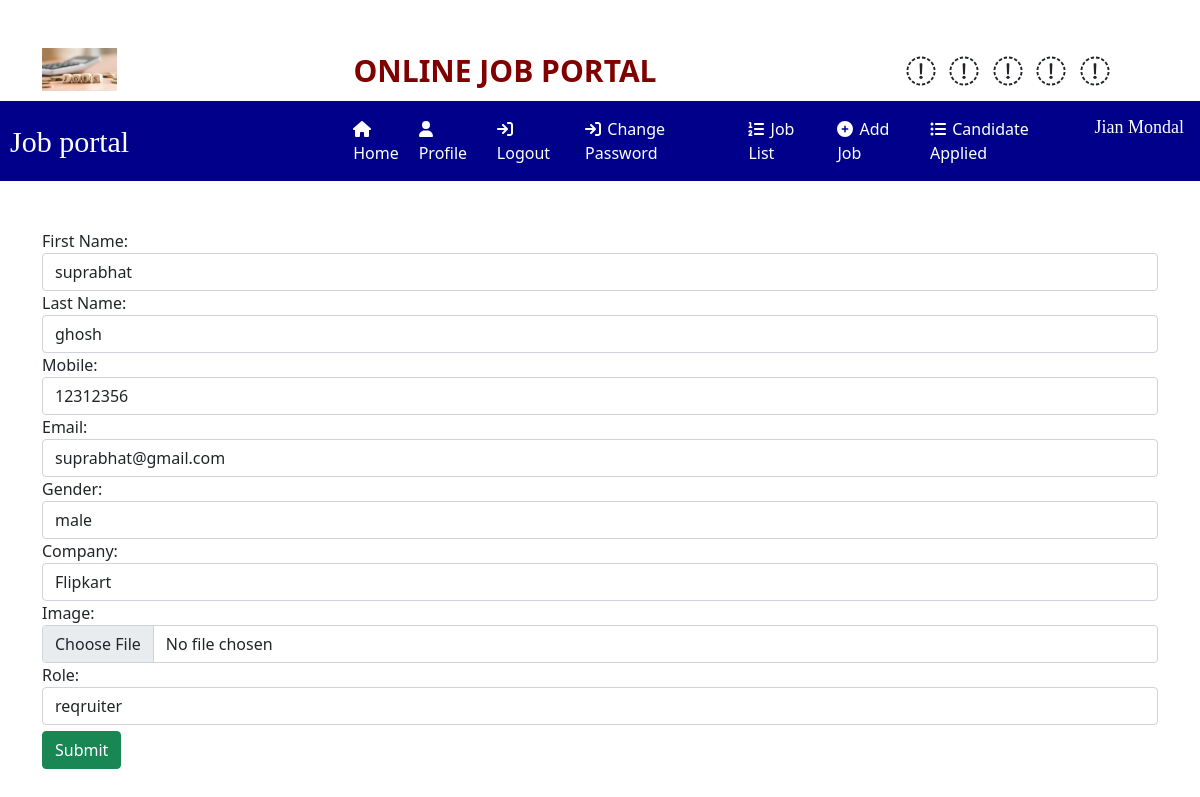
The page /edit_reqruiterprofile/3/ (signed in) on the database its author committed.
### JOB/models.py (models this page shows)
class reqruiteruser(models.Model):
    user=models.OneToOneField(User, on_delete=models.CASCADE)
    mobile=models.CharField(max_length=15,default="")
    image=models.FileField(null=True,default="")
    gender=models.CharField(max_length=10,default="")
    company=models.CharField(max_length=50,default="")
    first_name=models.CharField(max_length=50,default="")
    last_name=models.CharField(max_length=50,default="")
    role = models.CharField( max_length=10,default="")
    email=models.CharField(max_length=50,default="")

### JOB/views.py (the view)
# urls.py: path('edit_reqruiterprofile/<int:pid>/', views.edit_reqruiterprofile,name="edit_reqruiterprofile"),
def edit_reqruiterprofile(request,pid):
    if not request.user.is_authenticated:
        return HttpResponseRedirect('/reqruiter_login/')
    js=reqruiteruser.objects.get(pk=pid)
    if request.method=="POST":
        form=ReqruiterSignUpForm2(request.POST,instance=js)
        if form.is_valid():
            form.save()
            return HttpResponseRedirect('/Rdashboard/')
    else:
        pi=reqruiteruser.objects.get(pk=pid)
        form=ReqruiterSignUpForm2(instance=pi)
    return render(request,'update_reqruiter.html',{'form':form})

### JOB/forms.py
class ReqruiterSignUpForm2(forms.ModelForm):
    first_name = forms.CharField(label="First Name",required=True, widget=forms.TextInput(attrs={'class': "form-control",'placeholder': 'Ritwika'}))
    last_name = forms.CharField(label="Last Name",required=True, widget=forms.TextInput(attrs={'class': "form-control",'placeholder': 'Ghosh'}))
    mobile=forms.CharField(label='Mobile',max_length=12,widget=forms.TextInput(attrs={'class':'form-control'}))
    gender=forms.CharField(label='Gender',max_length=10,widget=forms.TextInput(attrs={'class':'form-control'}))
    email=forms.CharField(label='Email',max_length=30,widget=forms.TextInput(attrs={'class':'form-control'}))
    company=forms.CharField(label='Company',max_length=30,widget=forms.TextInput(attrs={'class':'form-control'}))
    image=forms.ImageField(label='Image',widget=forms.FileInput(attrs={'class':'form-control'}))
    role=forms.CharField(initial="reqruiter",widget=forms.TextInput(attrs={'class':'form-control'}))
    class Meta:
        model=reqruiteruser
        fields=['first_name','last_name','mobile','email','gender','company','image','role']

### JOB/templates/update_reqruiter.html (shortened to what this page needs)
{% load static %}
{% block body %}
{% include "navigation2.html" %}
<form method="post" class="container mt-5" enctype="multipart/form-data">
{% for fm in form %}
    <div class="form-group">
        {{fm.label_tag}} {{fm}} {{fm.errors|striptags}}
    </div>
{% endfor %}
<input type="submit" value="Submit" class="btn btn-success" style="margin-top:6px; ">
</form>
{% endblock body %}

### JOB/templates/navigation2.html (shortened to what this page needs)
<!DOCTYPE html>
<html lang="en">
<head>
    {% load static %}
    <link rel="stylesheet" href="{% static 'css/all.min.css' %}">
    <link rel="stylesheet" href="{% static 'css/bootstrap.css' %}">
    <link rel="stylesheet" href="https://cdnjs.cloudflare.com/ajax/libs/font-awesome/4.7.0/css/font-awesome.min.css">
</head>
<body>
    <div class="container">
        <div class="row">
            <div class="col-sm-2 mt-5">
                <img src="{% static 'img/4.png' %}" style="width:75px " alt="logo">
            </div>
            <div class="col-sm-6 mt-5 text-center">
                <span style="font-weight: bold ; font-size: 30px">
                    <span style=" color:maroon ">ONLINE JOB</span>
                    <span style=" color:maroon ">PORTAL</span>
                </span>
            </div>
            <div class="col-sm-4 mt-5" style="padding-left:10%">
                <span style="font-weight: bold ;font-size:30px ">
                    <span style="padding:2px"><i class="fa fa-twitter"></i></span>
                    <span style="padding:3px"><i class="fa fa-linkedin "></i></span>
                    <span style="padding:3px"><i class="fa fa-instagram "></i></span>
                    <span style="padding:3px"><i class="fa fa-facebook "></i></span>
                    <span style="padding:3px"><i class="fa fa-telegram "></i></span>
                </span>
            </div>
        </div>
    </div>
    <nav class="navbar navbar-expand-sm mt-2" style="background-color:darkblue">
    <a href="#" class="navbar-brand text-white font-weight-bold " style="padding-left:10px; font-family:Monotype Corsiva; font-size:30px">Job portal</a>
    <ul class="navbar-nav">
        <li class="nav-item">
            <a href="{% url 'index' %}" class="nav-link" style="margin-left:200px"><i class="fa fa-home" style="margin-right:2px"></i>Home</a>
        </li>
        {% if request.user.is_authenticated %}
        <li class="nav-item">
            <a href="{% url 'Rdashboard' %}" class="nav-link"><i class="fa fa-user"style="margin-right:2px"></i>Profile</a>
        </li>
        <li class="nav-item">
            <a href="{% url 'reqruiter_logout' %}" class="nav-link"> <i class="fa fa-sign-in"style="margin-right:2px"></i> Logout</a>
        </li>
        <li class="nav-item">
            <a href="{% url 'change_password2' %}" class="nav-link"> <i class="fa fa-sign-in"style="margin-right:2px"></i> Change Password</a>
        </li>
        <li class="nav-item">
            <a href="{% url 'job_list' %}" class="nav-link"> <i class="fa fa-list-ol"style="margin-right:2px"></i> Job List</a>
        </li>
        <li class="nav-item">
            <a href="{% url 'add_job' %}" class="nav-link"> <i class="fa fa-plus-circle"style="margin-right:2px"></i> Add Job</a>
        </li>
        <li class="nav-item">
            <a href="{% url 'candidate_apply' %}" class="nav-link"> <i class="fa fa-list-ul"style="margin-right:2px"></i> Candidate Applied</a>
        </li>
        {% endif %}
        <a href="#" class="navbar-brand text-white font-weight-bold " style="padding-left:6px; font-family:Monotype Corsiva; font-size:18px">{{request.user.reqruiteruser.first_name}} {{request.user.reqruiteruser.last_name}}</a>
    </ul>
    </nav>
</body>
</html>

### JOB/templates/navigation2.html (style rules this page uses)
.nav-link { color:white; margin-right:4px; }

### rows shown on the page
reqruiteruser: form "suprabhat" "ghosh" "12312356" "suprabhat@gmail.com" "male" "Flipkart" "reqruiter"

### other values the page prints
{{ request.user.reqruiteruser.first_name }} "Jian"
{{ request.user.reqruiteruser.last_name }} "Mondal"
{{ fm.label_tag }} "First Name:" "Last Name:" "Mobile:" "Email:" "Gender:" "Company:" "Image:" "Role:"
